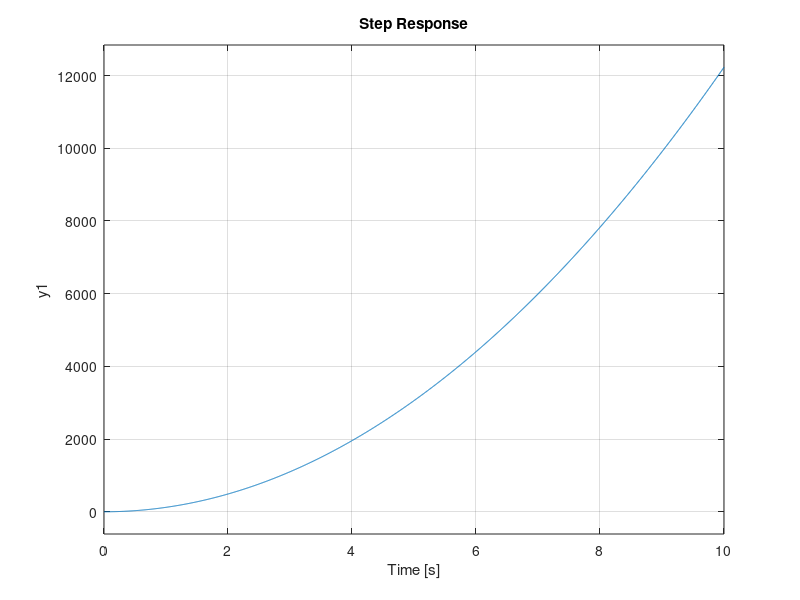
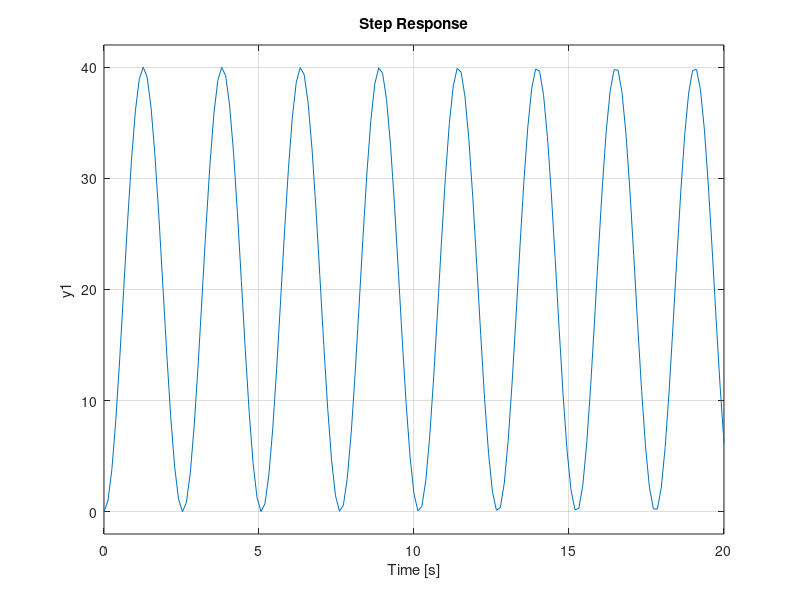
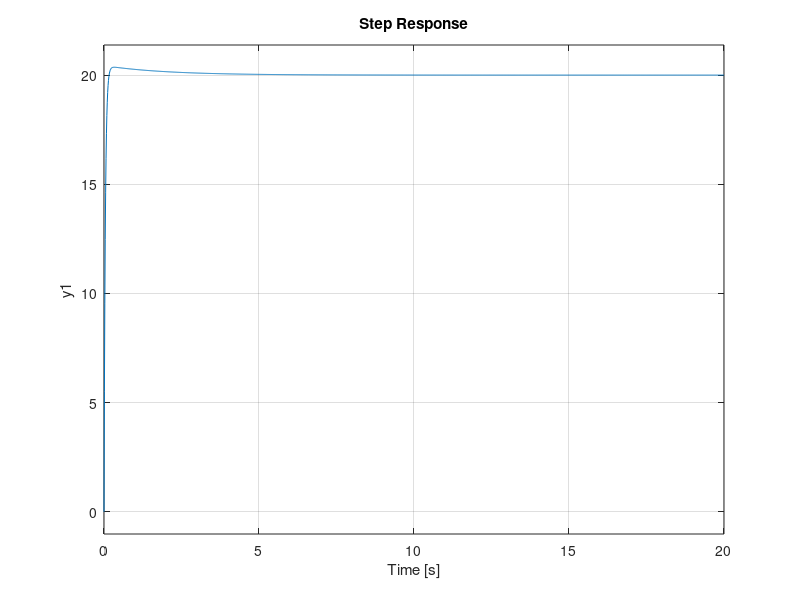

The MATLAB source for these figures, in order: (Note: this script raises an error after producing the figures.)
%% Theory.m
s = tf('s');
m = 0.095; % Mass of ball kg
R = 0.0142875; % Radius of ball m
J = (2/5)*m*R^2; % Moment of inertia kg*m^2 (Solid Ball)
g = -9.81; % Gravity m/s^2

G = (-m*g*((2*pi)/360)*(100/1))/(((J/(R^2))+m)*s^2);

%% OL
figure
step(20*G)
[y,t] = step(20*G);


%% CL Proportional
figure
K = 0.5;
CL = (K*G)/(1+K*G);
step(20*CL)
[y,t] = step(20*CL);

%% CL Proporitonal + D
figure
Kp = 1;
Kd = 2;
K = (Kp+Kd*s);
CL = (K*G)/(1+K*G);
step(20*CL)
[y,t] = step(20*CL);

%% Calculate real system characteristics
%Values in arrays were pasted from excel
Real = [];
Info = stepinfo(Real(1:end,2),Real(1:end,1));
